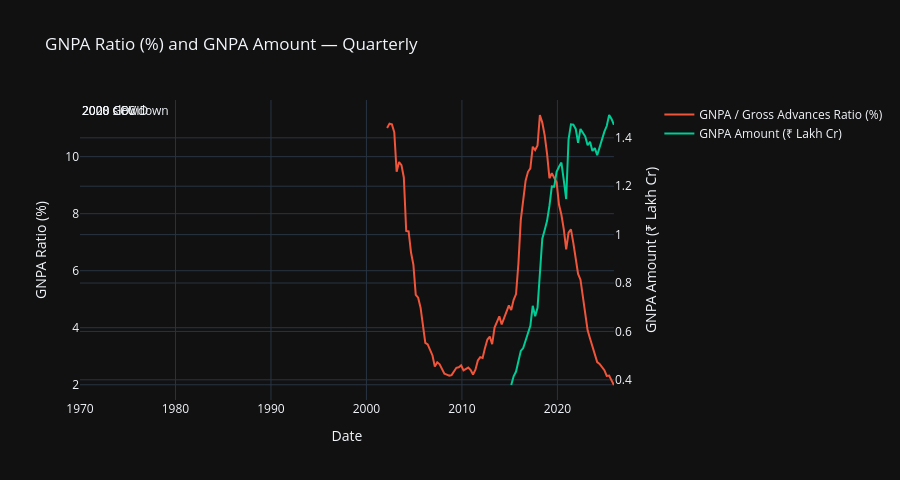

Notebook code for this chart:
### Markdown cell above
## 5. Banking-sector GNPA ratio — quarterly (2002–2026)

Remember: sector-specificity of this ratio (Agri-only vs whole book) is **not confirmed** by the column header — treat as All-India banking-system NPA unless you verify otherwise.

### Code cell
gnpa_q = df_q.dropna(subset=["gnpa_ratio"]).copy()

fig = make_subplots(specs=[[{"secondary_y": True}]])
fig.add_trace(go.Scatter(x=gnpa_q["date"], y=gnpa_q["gnpa_ratio"],
                          name="GNPA / Gross Advances Ratio (%)", line=dict(color="#EF553B", width=2)))
gnpa_amt = df_q.dropna(subset=["gnpa_amount"])
fig.add_trace(go.Scatter(x=gnpa_amt["date"], y=gnpa_amt["gnpa_amount_lakh_cr"],
                          name="GNPA Amount (₹ Lakh Cr)", line=dict(color="#00CC96", width=2), yaxis="y2"))

for x0, x1, label in recession_windows:
    fig.add_vrect(x0=x0, x1=x1, fillcolor="crimson", opacity=0.12, line_width=0,
                  annotation_text=label, annotation_position="top left")

fig.update_layout(
    title="GNPA Ratio (%) and GNPA Amount — Quarterly",
    xaxis_title="Date",
    yaxis=dict(title="GNPA Ratio (%)"),
    yaxis2=dict(title="GNPA Amount (₹ Lakh Cr)", overlaying="y", side="right"),
    height=480
)
fig.show()

### Figure 1 — Plotly figure (JSON) as saved in the notebook; plotly's stock layout.template omitted (floating-point values rounded to 4 significant figures)
{"data": [{"line": {"color": "#EF553B", "width": 2}, "name": "GNPA / Gross Advances Ratio (%)", "type": "scatter", "x": ["2002-03-01T00:00:00", "2002-06-01T00:00:00", "2002-09-01T00:00:00", "2002-12-01T00:00:00", "2003-03-01T00:00:00", "2003-06-01T00:00:00", "2003-09-01T00:00:00", "2003-12-01T00:00:00", "2004-03-01T00:00:00", "2004-06-01T00:00:00", "2004-09-01T00:00:00", "2004-12-01T00:00:00", "2005-03-01T00:00:00", "2005-06-01T00:00:00", "2005-09-01T00:00:00", "2005-12-01T00:00:00", "2006-03-01T00:00:00", "2006-06-01T00:00:00", "2006-09-01T00:00:00", "2006-12-01T00:00:00", "2007-03-01T00:00:00", "2007-06-01T00:00:00", "2007-09-01T00:00:00", "2007-12-01T00:00:00", "2008-03-01T00:00:00", "2008-06-01T00:00:00", "2008-09-01T00:00:00", "2008-12-01T00:00:00", "2009-03-01T00:00:00", "2009-06-01T00:00:00", "2009-09-01T00:00:00", "2009-12-01T00:00:00", "2010-03-01T00:00:00", "2010-06-01T00:00:00", "2010-09-01T00:00:00", "2010-12-01T00:00:00", "2011-03-01T00:00:00", "2011-06-01T00:00:00", "2011-09-01T00:00:00", "2011-12-01T00:00:00", "2012-03-01T00:00:00", "2012-06-01T00:00:00", "2012-09-01T00:00:00", "2012-12-01T00:00:00", "2013-03-01T00:00:00", "2013-06-01T00:00:00", "2013-09-01T00:00:00", "2013-12-01T00:00:00", "2014-03-01T00:00:00", "2014-06-01T00:00:00", "2014-09-01T00:00:00", "2014-12-01T00:00:00", "2015-03-01T00:00:00", "2015-06-01T00:00:00", "2015-09-01T00:00:00", "2015-12-01T00:00:00", "2016-03-01T00:00:00", "2016-06-01T00:00:00", "2016-09-01T00:00:00", "2016-12-01T00:00:00", "2017-03-01T00:00:00", "2017-06-01T00:00:00", "2017-09-01T00:00:00", "2017-12-01T00:00:00", "2018-03-01T00:00:00", "2018-06-01T00:00:00", "2018-09-01T00:00:00", "2018-12-01T00:00:00", "2019-03-01T00:00:00", "2019-06-01T00:00:00", "2019-09-01T00:00:00", "2019-12-01T00:00:00", "2020-03-01T00:00:00", "2020-06-01T00:00:00", "2020-09-01T00:00:00", "2020-12-01T00:00:00", "2021-03-01T00:00:00", "2021-06-01T00:00:00", "2021-09-01T00:00:00", "2021-12-01T00:00:00", "2022-03-01T00:00:00", "2022-06-01T00:00:00", "2022-09-01T00:00:00", "2022-12-01T00:00:00", "2023-03-01T00:00:00", "2023-06-01T00:00:00", "2023-09-01T00:00:00", "2023-12-01T00:00:00", "2024-03-01T00:00:00", "2024-06-01T00:00:00", "2024-09-01T00:00:00", "2024-12-01T00:00:00", "2025-03-01T00:00:00", "2025-06-01T00:00:00", "2025-09-01T00:00:00", "2025-12-01T00:00:00"], "y": [11.01, 11.16, 11.13, 10.85, 9.47, 9.81, 9.702, 9.27, 7.394, 7.378, 6.638, 6.207, 5.152, 5.053, 4.702, 4.088, 3.469, 3.413, 3.212, 3.027, 2.636, 2.79, 2.718, 2.558, 2.386, 2.356, 2.321, 2.337, 2.446, 2.594, 2.612, 2.679, 2.505, 2.55, 2.602, 2.517, 2.358, 2.529, 2.849, 2.968, 2.938, 3.293, 3.585, 3.69, 3.423, 4.004, 4.218, 4.398, 4.115, 4.319, 4.539, 4.782, 4.624, 4.977, 5.179, 6.252, 7.785, 8.563, 9.159, 9.468, 9.591, 10.35, 10.23, 10.39, 11.46, 11.19, 10.75, 10.1, 9.244, 9.42, 9.267, 9.104, 8.321, 7.961, 7.452, 6.747, 7.331, 7.452, 6.968, 6.461, 5.885, 5.684, 5.032, 4.473, 3.908, 3.621, 3.32, 3.017, 2.793, 2.732, 2.628, 2.512, 2.311, 2.324, 2.153, 1.991]}, {"line": {"color": "#00CC96", "width": 2}, "name": "GNPA Amount (₹ Lakh Cr)", "type": "scatter", "x": ["2015-03-01T00:00:00", "2015-06-01T00:00:00", "2015-09-01T00:00:00", "2015-12-01T00:00:00", "2016-03-01T00:00:00", "2016-06-01T00:00:00", "2016-09-01T00:00:00", "2016-12-01T00:00:00", "2017-03-01T00:00:00", "2017-06-01T00:00:00", "2017-09-01T00:00:00", "2017-12-01T00:00:00", "2018-03-01T00:00:00", "2018-06-01T00:00:00", "2018-09-01T00:00:00", "2018-12-01T00:00:00", "2019-03-01T00:00:00", "2019-06-01T00:00:00", "2019-09-01T00:00:00", "2019-12-01T00:00:00", "2020-03-01T00:00:00", "2020-06-01T00:00:00", "2020-09-01T00:00:00", "2020-12-01T00:00:00", "2021-03-01T00:00:00", "2021-06-01T00:00:00", "2021-09-01T00:00:00", "2021-12-01T00:00:00", "2022-03-01T00:00:00", "2022-06-01T00:00:00", "2022-09-01T00:00:00", "2022-12-01T00:00:00", "2023-03-01T00:00:00", "2023-06-01T00:00:00", "2023-09-01T00:00:00", "2023-12-01T00:00:00", "2024-03-01T00:00:00", "2024-06-01T00:00:00", "2024-09-01T00:00:00", "2024-12-01T00:00:00", "2025-03-01T00:00:00", "2025-06-01T00:00:00", "2025-09-01T00:00:00", "2025-12-01T00:00:00"], "y": [0.3785, 0.4147, 0.4341, 0.4748, 0.5196, 0.5312, 0.5645, 0.5883, 0.6231, 0.7057, 0.6627, 0.6978, 0.8548, 0.9835, 1.019, 1.057, 1.119, 1.199, 1.198, 1.26, 1.281, 1.298, 1.225, 1.147, 1.393, 1.456, 1.454, 1.437, 1.379, 1.437, 1.421, 1.405, 1.369, 1.384, 1.346, 1.358, 1.328, 1.363, 1.401, 1.426, 1.449, 1.494, 1.478, 1.454], "yaxis": "y2"}], "layout": {"annotations": [{"showarrow": false, "text": "2000 slowdown", "x": 2000.0, "xanchor": "left", "xref": "x", "y": 1, "yanchor": "top", "yref": "y domain"}, {"showarrow": false, "text": "2008 GFC", "x": 2008.0, "xanchor": "left", "xref": "x", "y": 1, "yanchor": "top", "yref": "y domain"}, {"showarrow": false, "text": "2020 COVID", "x": 2020.0, "xanchor": "left", "xref": "x", "y": 1, "yanchor": "top", "yref": "y domain"}], "height": 480, "shapes": [{"fillcolor": "crimson", "line": {"width": 0}, "opacity": 0.12, "type": "rect", "x0": 2000.0, "x1": 2002.0, "xref": "x", "y0": 0, "y1": 1, "yref": "y domain"}, {"fillcolor": "crimson", "line": {"width": 0}, "opacity": 0.12, "type": "rect", "x0": 2008.0, "x1": 2010.0, "xref": "x", "y0": 0, "y1": 1, "yref": "y domain"}, {"fillcolor": "crimson", "line": {"width": 0}, "opacity": 0.12, "type": "rect", "x0": 2020.0, "x1": 2022.0, "xref": "x", "y0": 0, "y1": 1, "yref": "y domain"}], "title": {"text": "GNPA Ratio (%) and GNPA Amount — Quarterly"}, "xaxis": {"anchor": "y", "domain": [0, 0.94], "title": {"text": "Date"}}, "yaxis": {"anchor": "x", "domain": [0, 1], "title": {"text": "GNPA Ratio (%)"}}, "yaxis2": {"anchor": "x", "overlaying": "y", "side": "right", "title": {"text": "GNPA Amount (₹ Lakh Cr)"}}}}
